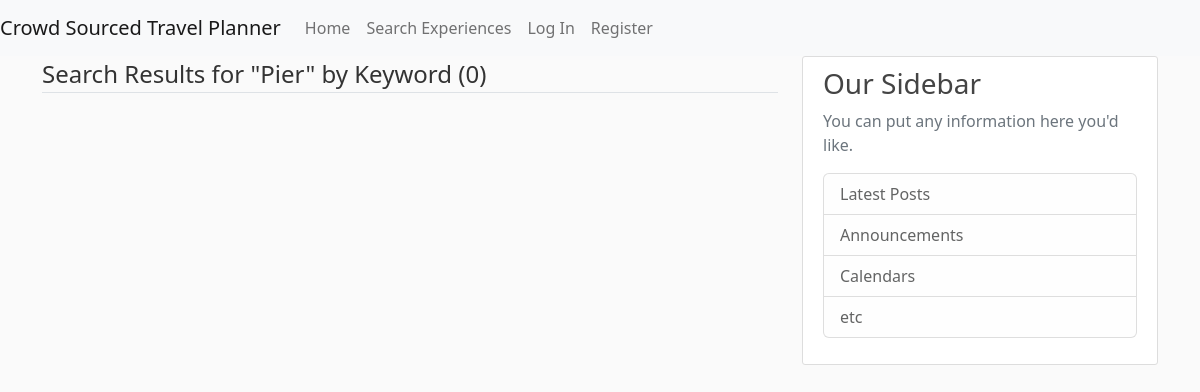
The page /keyword/Pier on the database as committed earlier.
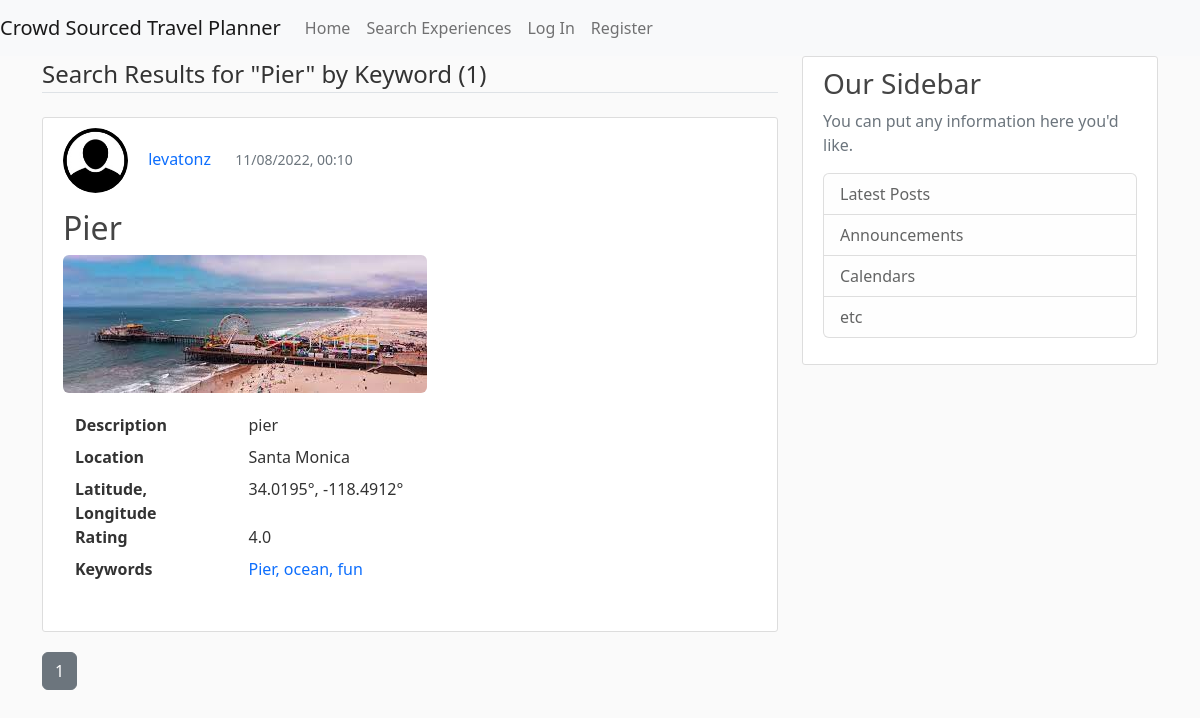
The same page on the database as committed later.
### CrowdSourcedTravelPlanner/models.py (models this page shows, shortened)
class Experience(db.Model):
    id = db.Column(db.Integer, primary_key=True)
    title = db.Column(db.String(100), nullable=False)
    description = db.Column(db.Text, nullable=False)
    location = db.Column(db.String(100), nullable=False)
    rating = db.Column(db.Float, nullable=False)
    date_posted = db.Column(db.DateTime, nullable=False, default=datetime.utcnow)
    image_file = db.Column(db.String(20), nullable=False, default='default.jpg')
    user_id = db.Column(db.Integer, db.ForeignKey('user.id'), nullable=False)
    latitude = db.Column(db.Float, nullable=True)  # Temporarily nullable for now while I'm testing
    longitude = db.Column(db.Float, nullable=True)  # Re-evaluate later
    keywords = db.relationship('Keyword', order_by=Keyword.id, back_populates='experience')

class User(db.Model, UserMixin):
    id = db.Column(db.Integer, primary_key=True)
    username = db.Column(db.String(20), unique=True, nullable=False)
    email = db.Column(db.String(120), unique=True, nullable=False)
    image_file = db.Column(db.String(20), nullable=False, default='default.jpg')
    password = db.Column(db.String(60), nullable=False)
    date_account_created = db.Column(db.DateTime, nullable=False, default=datetime.utcnow)
    experiences = db.relationship('Experience', backref='author', lazy=True)
    trips = db.relationship('Trip', backref='author', lazy=True)
    location = db.Column(db.String(100), nullable=True, default="")
    latitude = db.Column(db.Float, nullable=True)  # Temporarily nullable for now while I'm testing
    longitude = db.Column(db.Float, nullable=True)  # Re-evaluate later
    sort = db.Column(db.String(20), nullable=True, default='recent')

class Keyword(db.Model):
    __tablename__ = "keywords"
    id = db.Column(db.Integer, primary_key=True)
    keyword_text = db.Column(db.String, nullable=False)
    experience_id = db.Column(db.Integer, db.ForeignKey('experience.id'))
    experience = db.relationship("Experience", back_populates="keywords")

### CrowdSourcedTravelPlanner/routes.py (the view)
@app.route("/keyword/<string:keyword_text>")
def keyword(keyword_text):
    page = request.args.get('page', 1, type=int)
    experiences = Experience.query \
        .filter(Experience.keywords.any(Keyword.keyword_text.like('%' + keyword_text + '%'))) \
        .order_by(Experience.title) \
        .paginate(page=page, per_page=5)
    return render_template('keyword.html', experiences=experiences, keyword_text=keyword_text)

### CrowdSourcedTravelPlanner/templates/keyword.html
{% extends "pageLayout.html" %}
{% block content %}
    <legend class="border-bottom mb-4">Search Results for "{{ keyword_text }}" by Keyword ({{ experiences.total }})</legend>
    {% for experience in experiences.items %}
        <article class="media content-section">
            <div class="media-body">
                <ul>
                    <li style="display:inline-block;">
                        <a href="{{ url_for('user_experiences', username=experience.author.username) }}">
                            <img class="rounded-circle article-img"
                                 src="{{ url_for('static', filename='profile_pics/' + experience.author.image_file) }}">
                        </a>
                    </li>
                    <li style="display:inline-block;">
                        <a class="mr-2 text-decoration-none" href="{{ url_for('user_experiences', username=experience.author.username) }}">{{ experience.author.username }}</a>
                    </li>
                    <li style="display:inline-block; padding-left: 20px;">
                        <small class="text-muted ">{{ experience.date_posted.strftime('%m/%d/%Y, %H:%M') }}</small>
                    </li>
                </ul>
                <h2><a class="article-title text-decoration-none"
                       href="{{ url_for('experience', experience_id=experience.id) }}">{{ experience.title }}</a></h2>
                <a href="{{ url_for('experience', experience_id=experience.id) }}">
                    <img class="img-rounded"
                         src="{{ url_for('static', filename='experience_pics/' + experience.image_file) }}">
                </a>
                <div class="container" style="margin-top: 20px;">
                    <dl class="row">
                        <dt class="col-sm-3">Description</dt>
                        <dd class="col-sm-9">{{ experience.description }}</dd>
                        <dt class="col-sm-3">Location</dt>
                        <dd class="col-sm-9">{{ experience.location }}</dd>
                        <dt class="col-sm-3">Latitude, Longitude</dt>
                        <dd class="col-sm-9">
                            {% if experience.latitude != -200 and experience.longitude != -200 %}
                                {{ experience.latitude }}°, {{ experience.longitude }}°
                            {% else %}
                                Latitude and Longitude not found for this location.
                            {% endif %}
                        </dd>
                        <dt class="col-sm-3">Rating</dt>
                        <dd class="col-sm-9">{{ experience.rating }}</dd>
                        <dt class="col-sm-3">Keywords</dt>
                        <dd class="col-sm-9">
                            {% if experience.keywords|length == 1 %}
                                <ul>
                                    <li style="display:inline-block;">
                                        <a class="mr-2 text-decoration-none" href="{{ url_for('keyword', keyword_text=experience.keywords[0].keyword_text) }}">{{ experience.keywords[0].keyword_text }}</a>
                                    </li>
                                </ul>
                            {% elif experience.keywords|length > 1 %}
                                <ul>
                                    {% for keyword in experience.keywords[:-1] %}
                                        <li style="display:inline-block;">
                                            <a class="mr-2 text-decoration-none" href="{{ url_for('keyword', keyword_text=keyword.keyword_text) }}">{{ keyword.keyword_text }}, </a>
                                        </li>
                                    {% endfor %}
                                    <li style="display:inline-block;">
                                        <a class="mr-2 text-decoration-none" href="{{ url_for('keyword', keyword_text=experience.keywords[-1].keyword_text) }}">{{ experience.keywords[-1].keyword_text }}</a>
                                    </li>
                                </ul>
                            {% endif %}
                        </dd>
                    </dl>
                </div>
            </div>
        </article>
    {% endfor %}
    {% for page_num in experiences.iter_pages() %}
        {% if page_num %}
            {% if experiences.page == page_num %}
                <a class="btn btn-secondary mb-4" href="{{ url_for('keyword', keyword_text=keyword_text, page=page_num) }}">{{ page_num }}</a>
            {% else %}
                <a class="btn btn-outline-secondary mb-4" href="{{ url_for('keyword', keyword_text=keyword_text, page=page_num) }}">{{ page_num }}</a>
            {% endif %}
        {% else %}
            ...
        {% endif %}
    {% endfor %}
{% endblock content %}}

Rows that differ between the two databases and show on the page:
now on this page (row edited): Experience: image_file (placeholder picture), author.username "levatonz", date_posted "11/08/2022, 00:10", title "Pier", image_file (picture), description "pier", location "Santa Monica", latitude "34.0195", longitude "-118.4912", rating "4.0", keyword_text "fun"
now on this page (row edited): Keyword: keyword_text "Pier"
now on this page (row edited): Keyword: keyword_text "ocean"
Other text that changed with them:
{{ experiences.total }}: "0" → "1"
new list line: "1"
